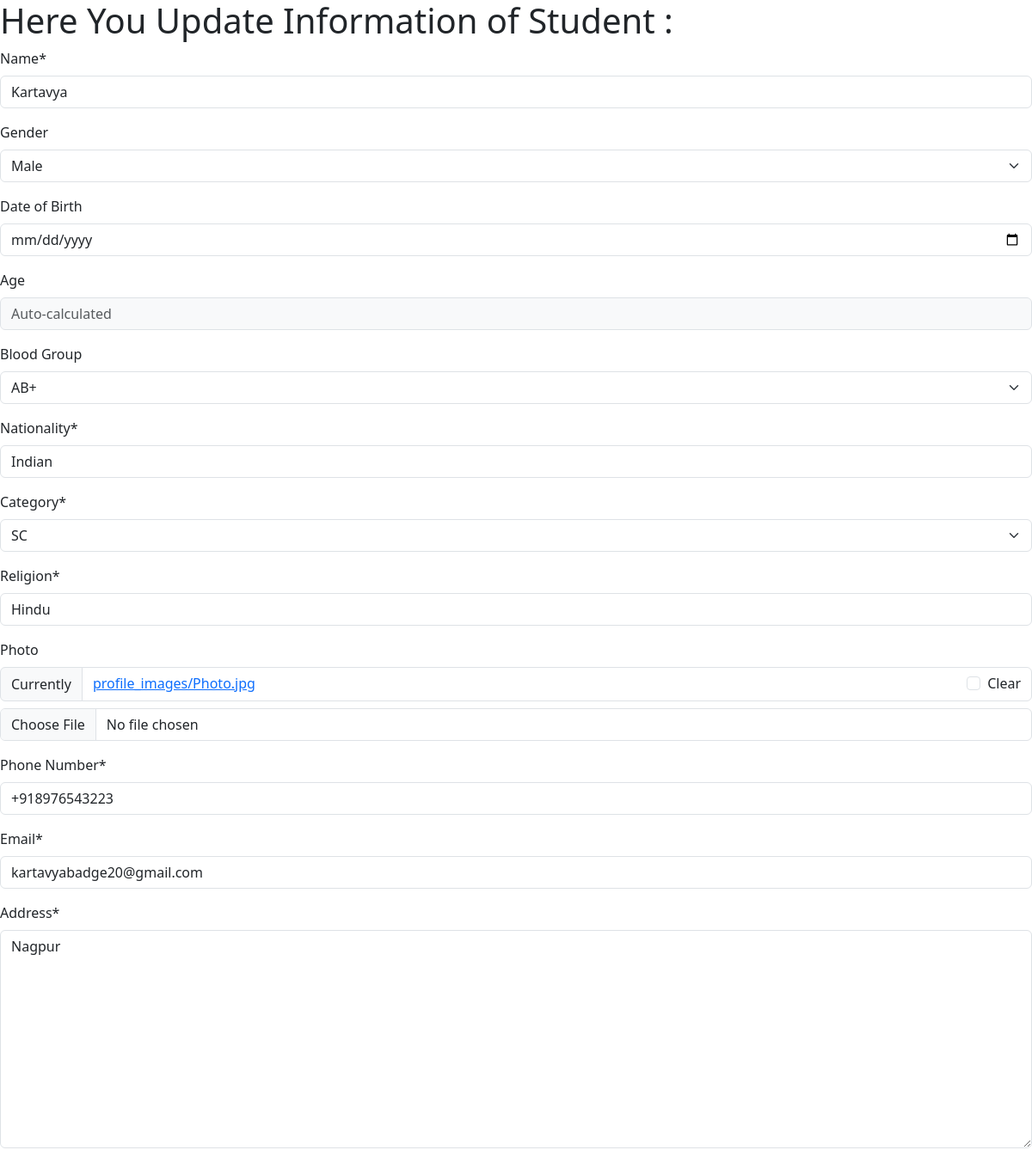
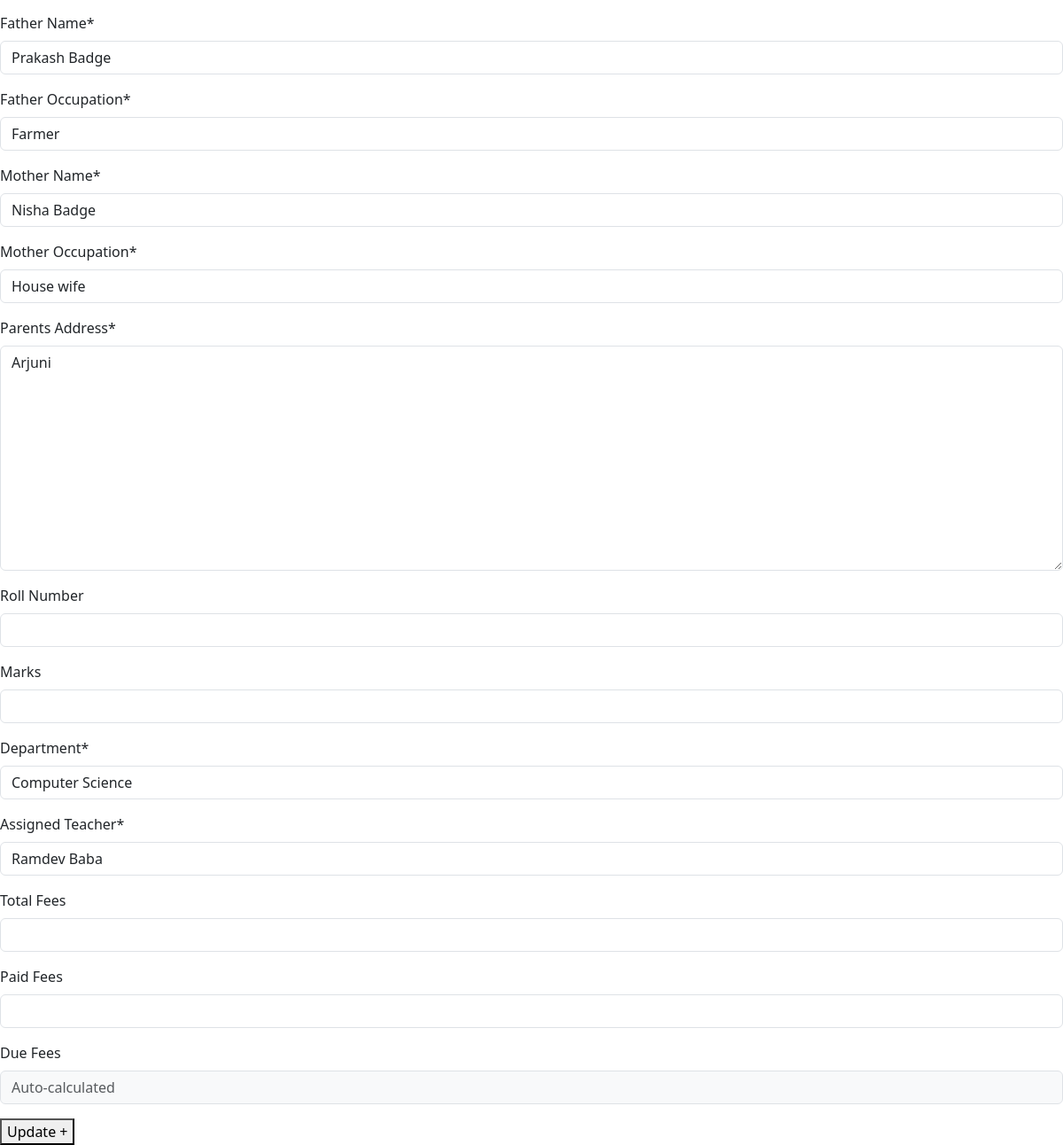
The app's page /update/13/ with its own data (2 pictures, top to bottom).
### modelapp/models.py (models this page shows, shortened)
class Student(models.Model):
    Gender_Choices = [
        ('','--Select Gender--'),
        ('Male','Male'),
        ('Female','Female'),
        ('Other','Other'),
    ]
    bldg_choices = [
        ('', '--Select Blood Group--'),
        ('A+','A+')   ,  ('A-','A-'),
        ('B+','B+')   ,  ('B-','B-'),
        ('AB+','AB+') ,  ('AB-','AB-'),
        ('O+','O+')   ,  ('O-','O-'),
    ]
    category_choices = [
        ('', '--Select Category--'),
        ('SC','SC'),
        ('ST','ST'),
        ('NT','NT'),
        ('OBC','OBC'),
        ('General','General'),
    ]
    Name        = models.CharField(max_length=80)
    Gender      = models.CharField(max_length=10, choices=Gender_Choices,default='', verbose_name="Gender", null=True, blank=True)
    DOB         = models.DateField(verbose_name = 'Date of Birth', null = True, blank=True)
    Age         = models.IntegerField(null=True, blank=True)
    Blood_Group = models.CharField(max_length=5, choices=bldg_choices, default='' ,verbose_name="Blood Group", null=True, blank=True)
    Nationality = models.CharField(max_length=20, default='Indian')
    Category    = models.CharField(max_length=10, choices=category_choices, default='' , verbose_name="Category")
    Religion    = models.CharField(max_length=20)
    Photo       = models.ImageField(upload_to='profile_images', null=True, blank=True)
    Phone_Number = PhoneNumberField(region='IN')
    Email        = models.EmailField()
    Address      = models.TextField()
    Father_Name          = models.CharField(max_length=80)
    Father_Occupation    = models.CharField()
    Mother_Name          = models.CharField(max_length=80)
    Mother_Occupation    = models.CharField()
    Parents_Address      = models.TextField()
    student_id     = models.CharField(max_length=10, unique=True, editable=False)
    Roll_Number    = models.IntegerField(null=True, blank=True)
    Marks          = models.FloatField(null=True, blank=True)
    Department         = models.CharField(max_length=20)
    Assigned_Teacher   = models.CharField(max_length=50)
    Total_Fees      = models.IntegerField(null=True, blank=True)
    Paid_Fees       = models.IntegerField(null=True, blank=True)
    Due_Fees        = models.IntegerField(null=True, blank=True)

### modelapp/views.py (the view)
# urls.py: path('update/<int:id>/',views.student_update_view),
def student_update_view(request, id):
    obj = Student.objects.get(pk = id)
    form = UpdateStudentForm(request.POST , request.FILES , instance = obj)
    if form.is_valid():
        form.save()
        return redirect(f'/detail/{obj.id}/')
    context = {
            'form' : UpdateStudentForm(instance = obj )
    }
    return render(request, 'modelapp/update.html', context)

### modelapp/forms.py
class UpdateStudentForm(ModelForm):
    class Meta:
        model = Student
        fields = [
                    'Name' , 'Gender' , 'DOB' , 'Age' ,'Blood_Group' , 'Nationality' , 'Category' , 'Religion' , 'Photo',
                    'Phone_Number' , 'Email' , 'Address' ,
                    'Father_Name' , 'Father_Occupation' , 'Mother_Name' , 'Mother_Occupation' , 'Parents_Address' ,
                    'Roll_Number' , 'Marks' ,
                    'Department' , 'Assigned_Teacher' ,
                    'Total_Fees' , 'Paid_Fees' , 'Due_Fees'
                ]
        widgets = {
            'DOB' : forms.DateInput(attrs={'type': 'date', 'class': 'form-control'}),
            'Age': forms.NumberInput(attrs={
                'readonly': 'readonly',
                'class': 'form-control bg-light',
                'placeholder': 'Auto-calculated'
            }),
            'Due_Fees' : forms.NumberInput(attrs={'readonly': 'readonly' ,
                                            'class': 'form-control bg-light',
                                            'placeholder': 'Auto-calculated'}),
        }

### modelapp/templates/modelapp/update.html (shortened to what this page needs)
<!DOCTYPE html>
<html lang="en">
<head>
    {% load crispy_forms_tags %}
    <link href="https://cdn.jsdelivr.net/npm/bootstrap@5.3.7/dist/css/bootstrap.min.css" rel="stylesheet">
</head>
<body>
    <h1> Here You Update Information of Student : </h1>
    <form action="" method="POST" enctype="multipart/form-data"> {% csrf_token %}
        {{ form | crispy}}
        <button type="submit"> Update + </button>
    </form>
</body>
</html>

### records on screen
Student: Name "Kartavya", Gender "Male", Blood_Group "AB+", Nationality "Indian", Category "SC", Religion "Hindu", Phone_Number "+918976543223", Email "kartavyabadge20@gmail.com", Address "Nagpur", Father_Name "Prakash Badge", Father_Occupation "Farmer", Mother_Name "Nisha Badge", Mother_Occupation "House wife", Parents_Address "Arjuni", Department "Computer Science", Assigned_Teacher "Ramdev Baba"
